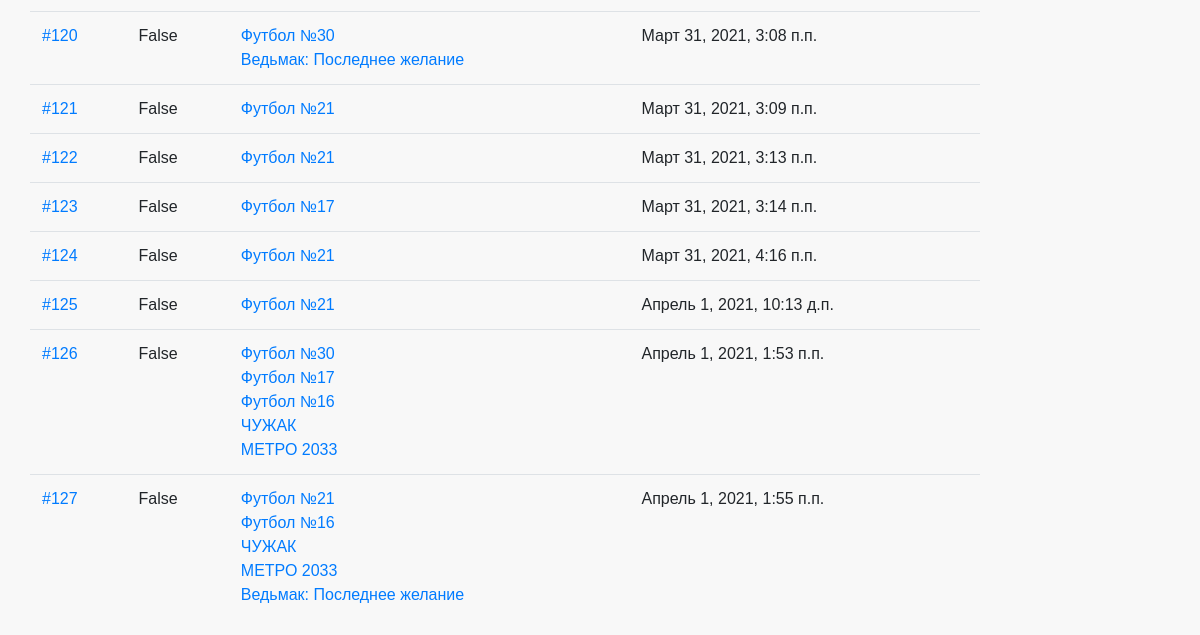
The page /orders/ (signed in, lower part) on the database as committed earlier.
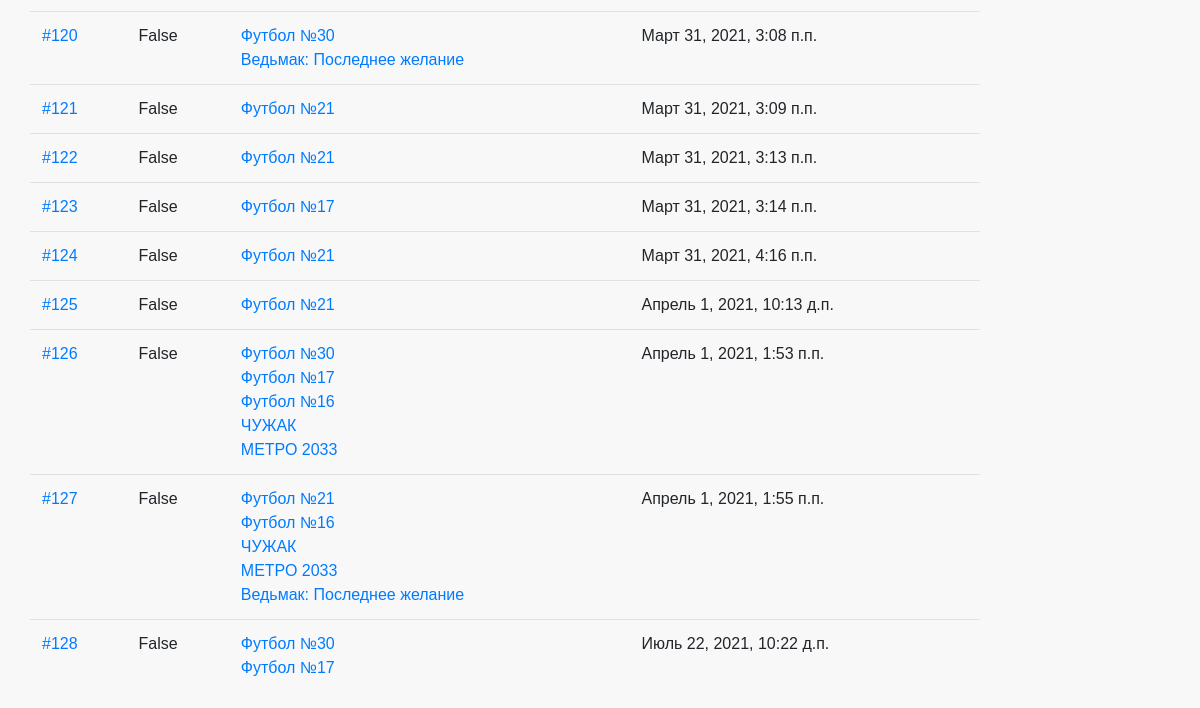
The same page on the database as committed later.
### orders/models.py (models this page shows, shortened)
class Order(models.Model):
    first_name = models.CharField(max_length=50, verbose_name='Имя', null=True)
    last_name = models.CharField(max_length=50, verbose_name='Фамилия', null=True)
    email = models.EmailField(verbose_name='Електронная почта', null=True)
    address = models.CharField(max_length=250, verbose_name='Адрес', null=True)
    postal_code = models.CharField(max_length=20, verbose_name='Почтовый код', null=True)
    city = models.CharField(max_length=100, verbose_name='Город', null=True)
    created = models.DateTimeField(auto_now_add=True)
    updated = models.DateTimeField(auto_now=True)
    paid = models.BooleanField(default=False, verbose_name='Проплата', null=True)
    def __str__(self):
        return '{}'.format(self.id)

class Purchase(models.Model):
    order = models.ForeignKey(Order, on_delete=models.CASCADE, verbose_name='Заказ', null=True)
    product = models.ForeignKey(Product, on_delete=models.CASCADE, verbose_name='Товар', null=True)
    price = models.DecimalField(max_digits=10, verbose_name='Цена', decimal_places=2, help_text="Enter price book",
                                blank=True)
    quantity = models.IntegerField(verbose_name='Количество', help_text="Количество товара", blank=True, default=0,
                                   null=True)
    purchase_date = models.DateTimeField('Дата покупки', auto_now=True)

### store/models.py (models this page shows, shortened)
class Product(models.Model):
    category = models.ForeignKey(Category, on_delete=models.SET_NULL, null=True)
    name = models.CharField(max_length=100, verbose_name='Название', help_text="Enter book name.", blank=True)
    publisher = models.ForeignKey(Publisher, on_delete=models.SET_NULL, null=True)
    price = models.DecimalField(max_digits=10, verbose_name='Цена', decimal_places=2, help_text="Enter price book",
                                validators=[MinValueValidator(1)],
                                blank=True)
    Discounts = models.DecimalField(max_digits=10, verbose_name='Скидка', decimal_places=2, help_text="Enter discounts",
                                    validators=[MinValueValidator(0)],
                                    blank=True)
    image = models.ImageField(upload_to='images/products/', verbose_name='Изображение', blank=True, null=True)
    slug = models.SlugField(max_length=100)
    def __str__(self):
        return self.name
    class Meta:
        ordering = ['-id']
    def get_absolute_url(self):
        if self.category.name == 'Книги':
            return reverse('store:book_detail', kwargs={'slug': self.slug})
        else:
            return reverse('store:magazine_detail', kwargs={'slug': self.slug})
    def get_discount(self):
        category_discount = self.category.categorydiscount_set.get(category=self.category)
        if category_discount.active:
            if category_discount.discount > self.Discounts:
                return category_discount.discount
            else:
                return self.Discounts
        else:
            return self.Discounts
    def get_discounted_price(self):
        discount = self.get_discount()
        if discount > 0:
            price = self.price - (self.price * (discount / 100))
            return round(price, 2)
        if discount == 0:
            return self.price

### orders/views.py (the view)
# urls.py: path('', views.OrdersListView.as_view(), name='orders_list'),
class OrdersListView(LoginRequiredMixin, View):
    def get(self, request):
        user = User.objects.get(username=request.user)
        if request.user.is_authenticated:
            order = Order.objects.filter(email=user.email)
            return render(request, 'orders/orders_list.html', {'orders_list': order})

### cart/cart.py (called while the page is built)
    def __len__(self):
        return self.cart.__len__()

    def get_total_price(self):
        return self.cart.get_total_price()

### cart/cart_in_model.py (called while the page is built)
    def __len__(self):
        quantity = Cart.objects.filter(user=self.user).aggregate(Sum('quantity'))
        return quantity['quantity__sum']

    def get_total_price(self):
        return sum((item.product.get_discounted_price() * item.quantity for item in
                    Cart.objects.filter(user=self.user)))

### cart/context_processors.py (called while the page is built)
def cart(request):
    return {'cart_info': CartManager(request)}

### orders/templates/orders/orders_list.html (shortened to what this page needs)
{% extends "base_generic.html" %}
{% block content %}
  <table class="table">
    <tbody>
    {% for item in orders_list %}
      <tr>
      <td><a href="{% url "order:order_detail" item.id %}">#{{ item }}</a></td>
      <td>{{ item.paid }}</td>
      <td>
      {% for item_purchase in item.purchase_set.select_related %}
        <a href={{ item_purchase.product.get_absolute_url }}>{{item_purchase.product}}</a><br>
      {% endfor %}
      </td>
      <td>{{ item.created}}</td>
      </tr>
    {% endfor %}
    </tbody>
  </table>
{% endblock %}

Rows that differ between the two databases and show on the page:
added Order: id "128", paid "False", created "Июль 22, 2021, 10:22 д.п."
added Purchase: product "Футбол №30", shown under "128"
added Purchase: product "Футбол №17", shown under "128"
